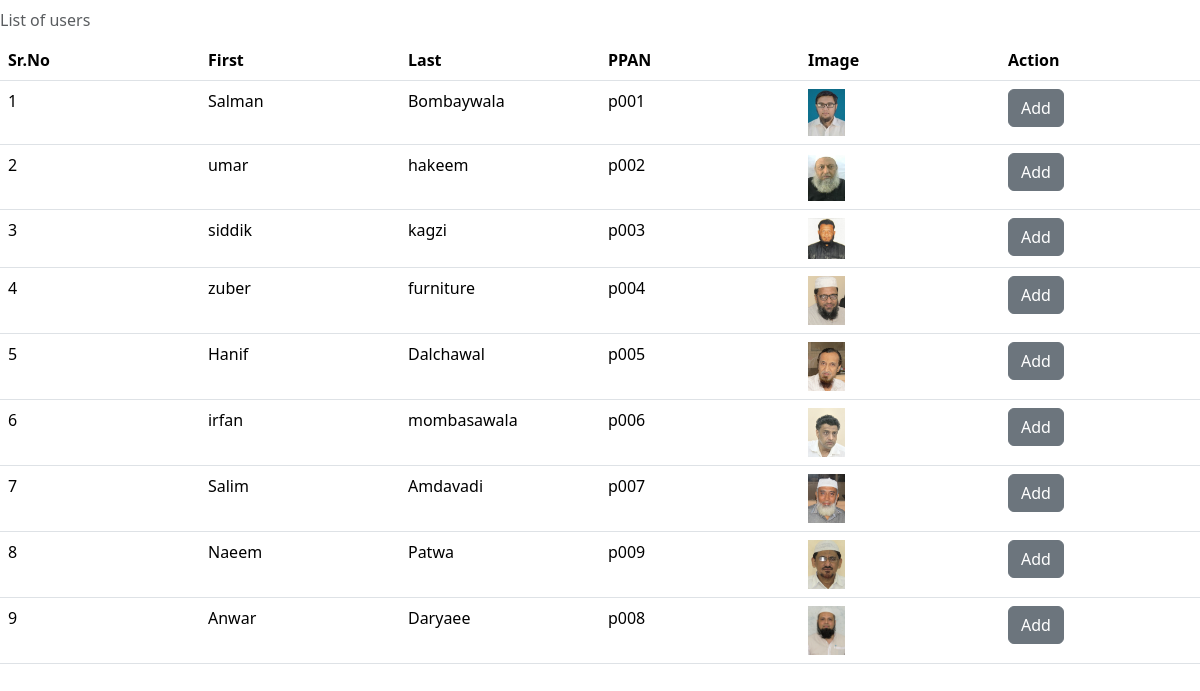
The page /user_search/ on the database its author committed.
### modules_app/models.py (models this page shows, shortened)
class member(models.Model):
    first_name = models.CharField(max_length=50)
    last_name = models.CharField(max_length=50)
    ppan = models.CharField(max_length = 10)
    picture = models.ImageField(upload_to='user_pics/', blank=True, null=True)
    otp = models.CharField(max_length=6, null=True, default='')
    has_voted = models.BooleanField(default=False)
    otp_generated_at = models.DateTimeField(null=True, blank=True)
    vote_casted = models.TextField(null=True, blank=True)

### modules_app/views.py (the view)
# urls.py: path('user_search/', views.user_search, name="user_search"),
def user_search(request):
    search_query = request.GET.get('search_query', '')
    if search_query:
        users = member.objects.filter(
            Q(first_name__icontains=search_query) |
            Q(last_name__icontains=search_query) |
            Q(ppan__icontains=search_query)
        )
    else:
        users = member.objects.all()
    return render(request, 'modules_app/search_result.html', {'members': users})

### modules_app/templates/modules_app/search_result.html (shortened to what this page needs)
<!DOCTYPE html>
<html lang="en">
<head>
    <link href="https://cdn.jsdelivr.net/npm/bootstrap@5.3.2/dist/css/bootstrap.min.css" rel="stylesheet"
 />
</head>
<body>
    <table class="table caption-top">
        <caption>
            List of users
        </caption>
        <thead>
            <tr>
                <th scope="col" style="width: 16.66%">Sr.No</th>
                <th scope="col" style="width: 16.66%">First</th>
                <th scope="col" style="width: 16.66%">Last</th>
                <th scope="col" style="width: 16.66%">PPAN</th>
                <th scope="col" style="width: 16.66%">Image</th>
                <th scope="col" style="width: 16.66%">Action</th>
            </tr>
        </thead>
        <tbody>
            {% for member in members %}
            <tr>
                <td>{{ forloop.counter }}</td>
                <td>{{member.first_name}}</td>
                <td>{{member.last_name}}</td>
                <td>{{member.ppan}}</td>
                <td>
                    <img style="max-width: 20%" src="{{ member.picture.url }}"
                        alt="{{ member.first_name }} {{ member.last_name }} " />
                </td>
                <td>
                    <button type="button" class="btn btn-secondary"
                        onclick="addMember('{{ member.first_name }}', '{{ member.last_name }}', '{{ member.ppan }}')">
                        Add
                    </button>
                </td>
            </tr>
            {% endfor %}
        </tbody>
    </table>
</body>
</html>

### rows shown on the page
member: first_name "Salman", last_name "Bombaywala", ppan "p001", picture (picture)
member: first_name "umar", last_name "hakeem", ppan "p002", picture (picture)
member: first_name "siddik", last_name "kagzi", ppan "p003", picture (picture)
member: first_name "zuber", last_name "furniture", ppan "p004", picture (picture)
member: first_name "Hanif", last_name "Dalchawal", ppan "p005", picture (picture)
member: first_name "irfan", last_name "mombasawala", ppan "p006", picture (picture)
member: first_name "Salim", last_name "Amdavadi", ppan "p007", picture (picture)
member: first_name "Naeem", last_name "Patwa", ppan "p009", picture (picture)
member: first_name "Anwar", last_name "Daryaee", ppan "p008", picture (picture)
